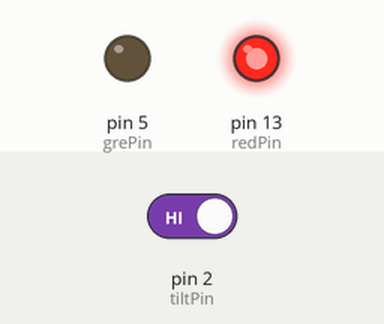
Recording of a sketch running on a simulated Arduino Uno, built with avr-gcc and run on an emulated ATmega328P. Parts: output pins drawn as LEDs (lit = HIGH). The inputs (shaded band) are chosen by the test bench; at power-on: pin 2 (tiltPin) HIGH. What the sketch prints to the serial monitor is not drawn.

Above: at 1.2 s.
1.3 s: pin 2 (tiltPin) driven LOW
At 1.7 s:
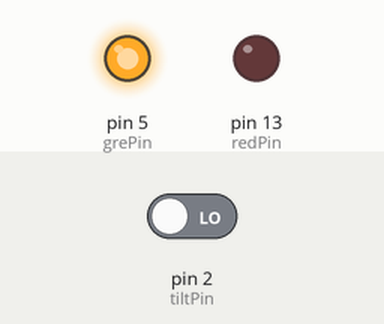
2.8 s: pin 2 (tiltPin) driven HIGH
At 4.1 s:
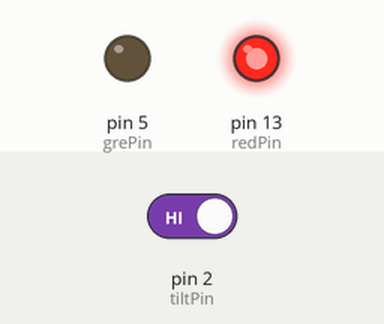
Timing chart, 0 to 5.8 s (numbered marks = the images above; inputs shaded):
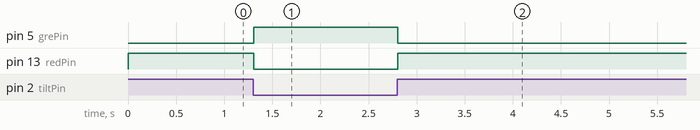

Measured:
- after the input at 1.3 s, pin 5 (grePin): LOW → HIGH at once; pin 13 (redPin): HIGH → LOW at once
- after the input at 2.8 s, pin 5 (grePin): HIGH → LOW at once; pin 13 (redPin): LOW → HIGH at once

The sketch:

36-Tilt-Switches.ino
```cpp
/**
 * Lesson 36 - Tilt Switches

 Works by opening or closing a circuit with a metal ball

 In class homework I did it in the _homework folder this doc will show his solution
 */

int tiltPin = 2;
int tiltVal;

int grePin = 5;
int redPin = 13;


void setup() {
  pinMode(tiltPin,INPUT_PULLUP);
  pinMode(grePin, OUTPUT);
  pinMode(redPin, OUTPUT);
  Serial.begin(9600);
}

void loop() {
  tiltVal = digitalRead(tiltPin);
  Serial.println(tiltVal);
  if(tiltVal == 0){
    digitalWrite(grePin, HIGH);
    digitalWrite(redPin, LOW);
  }
  if(tiltVal == 1){
    digitalWrite(grePin, LOW);
    digitalWrite(redPin, HIGH);
  }


}
```
